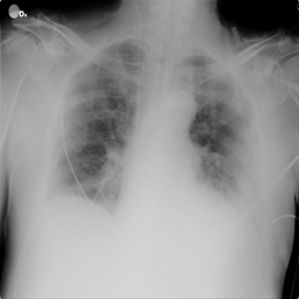
#> input picture streamlit_app/assets/radios/COVID-1.png, 299 x 299 px, found by its file name
$ jupyter execute --allow-errors exploratory_data_analysis.ipynb   (shell and % lines are left out)   (text cells are left out)
#> lines starting #> are read from the running program, lines starting #| are printed output that depends on the picture; pictures that were not available may be replaced by others from this repository, and a replacement may not be noted
[cell 1]
import numpy as np
import pandas as pd

# Gestion des fichiers/images
import os
from PIL import Image, ImageFilter, ImageStat

import matplotlib.pyplot  as plt
from matplotlib import style

[cell 2]
# liste des répertoires qui contiennent les datas
data_dir = {'COVID':  '../data/COVID',
            'Normal': '../data/Normal',
            'Viral Pneumonia': '../data/Viral Pneumonia',
            'Lung Opacity': '../data/Lung_Opacity'}

#> (a cell that did not finish here is left out)

[cell 4]
# Chargement de la première image en exemple
img = Image.open('../data/COVID/images/COVID-1.png')
#> img is the input picture: PIL image 299x299 L; min 0, max 255, mean 145.9

display(img)
print (f"Taille de l'image : {img.size} pixels.")
#| Taille de l'image : (299, 299) pixels.
print(f"Format : {img.format}")
#| Format : PNG
print(f"Mode : {img.mode} (L=8 bits pixels, grayscale)")
#| Mode : L (L=8 bits pixels, grayscale)

[cell 5]
# Liste des fichiers dans un DataFrame
targets    = []
filenames  = []
files      = []
masks      = []
sizes      = []
formats    = []

# Pour chaque répertoire de données
for (target, rep) in data_dir.items():
    # Pour chaque fichier contenu dans le répertoire
    for filename in os.listdir(rep+'/images/'):
        # Teste si le fichier courant est bien un document et non un répertoire
        if os.path.isfile(os.path.join(rep+'/images/', filename)):

            targets.append(target)
            filenames.append(filename[:-4])
            files.append(rep+'/images/' + filename)
            masks.append(rep+'/masks/'  + filename)

            img = Image.open(rep+'/images/' + filename)
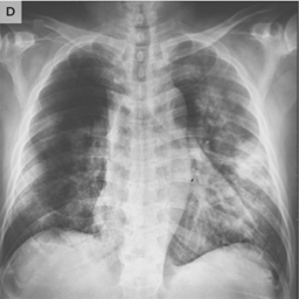
#> input picture streamlit_app/assets/radios/COVID-11.png, 299 x 299 px, given as the content of the folder ../data/COVID/images/, which was not available
#> img is the input picture: PIL image 299x299 L; min 38, max 235, mean 149.8
            sizes.append(img.size)
            formats.append(img.format)

# Charge les données dans un DataFrame
df = pd.DataFrame({'target':targets, 'format':formats, 'size':sizes, 'image_file':files, 'mask_file':masks}, index=filenames)

# Récupère les URL des fichiers métadatas d'origine
#> (the rest of this cell did not finish here and is left out)

[cell 6]
df['target']

[cell 7]
# Streamlit :
# Sauvegarde du Dataframe pour pouvoir le recharger dans le streamlit plus rapidement
df.to_csv('../streamlit_app/assets/metadata.csv')

#> (a cell that did not finish here is left out)

[cell 9]
plt.figure(figsize = (7, 7))

counts=df["target"].value_counts()

plt.pie(x = counts, labels = counts.index,
           colors = ["orange", "red", "green", "blue", "purple"],
           explode = [0,0,0.2,0],
           autopct = lambda x: str(round(x, 2)) + '%',
           pctdistance = 0.7, labeldistance = 1.2,
           shadow = True)
plt.legend();

[cell 10]
import seaborn as sns
sns.set_theme()
plt.figure(figsize=(3,3))
sns.countplot(x=df["format"],color="blue");

[cell 11]
import seaborn as sns
sns.set_theme()
plt.figure(figsize=(3,3))
#> (the rest of this cell did not finish here and is left out)

#> (a cell that did not finish here is left out)

#> (a cell that did not finish here is left out)

#> (a cell that did not finish here is left out)

#> (a cell that did not finish here is left out)

[cell 16]
# Génère une description de l'image
img_mask = Image.open(df.iloc[0]['mask_file'])
display(img_mask)
print (f"Taille de l'image : {img_mask.size} pixels.")
#| Taille de l'image : (299, 299) pixels.
print(f"Format : {img_mask.format}")
#| Format : PNG
print(f"Mode : {img_mask.mode} (RGB=3x8-bit pixels, true color)")
#| Mode : L (RGB=3x8-bit pixels, true color)

# Convertit l'image en niveaux de gris
img_mask = img_mask.convert('L')
teintes = np.unique(img_mask.getdata())
print(f"Nombre couleurs : {len(teintes)}")
print(f"Couleurs : {teintes}")

[cell 17]
# Ouvre et Redimensionne l'image
img = Image.open(df.iloc[0]['image_file'])
img.thumbnail((256,256))
#> img: PIL image 256x256 L

# Créé un nouvelle image en appliquant le masque
img_new = Image.new("RGBA", (256, 256))
#> img_new: PIL image 256x256 RGBA; every value is 0
#> (the rest of this cell did not finish here and is left out)

[cell 18]
filters = {
'Blur': ImageFilter.BLUR,
'Contour': ImageFilter.CONTOUR,
'Detail': ImageFilter.DETAIL,
'Enhance': ImageFilter.EDGE_ENHANCE,
'Enhance_more': ImageFilter.EDGE_ENHANCE_MORE,
'Emboss': ImageFilter.EMBOSS,
'Find_edges': ImageFilter.FIND_EDGES,
'Sharpen': ImageFilter.SHARPEN,
'Smooth': ImageFilter.SMOOTH,}

img = Image.open('../data/COVID/images/COVID-232.png')
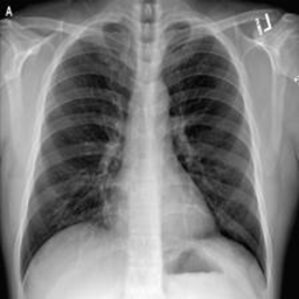
#> input picture streamlit_app/assets/radios/COVID-232.png, 299 x 299 px, given as the content of the folder ../data/COVID/images/, which was not available
#> img is the input picture: PIL image 299x299 L; min 0, max 253, mean 124.5

img_filtrees = {}
for name, filter in filters.items():
    img_filtrees[name] = img.filter(filter)
#> after the loop, img_filtrees = 9 items

nb_rows = int(np.ceil(len(filters) / 3))

plt.figure(figsize=(6, 6))
plt.set_cmap('gray')

idx = 1
for (name, i) in img_filtrees.items():
    plt.subplot(nb_rows, 3, idx, title=name)
    plt.axis('off')
    plt.imshow(np.array(i))
    idx += 1
#> this loop made 9 passes
#> name on passes 1 to 9: 'Blur', 'Contour', 'Detail', 'Enhance', 'Enhance_more', 'Emboss', 'Find_edges', 'Sharpen', 'Smooth'
#> after the loop, idx = 10

[cell 19]
# Sélection de 3 images : une sombre, une équilibrée et une claire
img_sombre  = Image.open('../data/COVID/images/COVID-17.png')
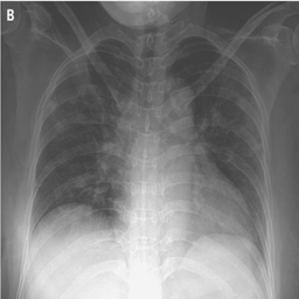
#> input picture streamlit_app/assets/radios/COVID-17.png, 299 x 299 px, given as the content of the folder ../data/COVID/images/, which was not available
#> img_sombre is the input picture: PIL image 299x299 L; min 56, max 253, mean 123.8
img_moyenne = Image.open('../data/COVID/images/COVID-232.png')
img_claire  = Image.open('../data/COVID/images/COVID-195.png')
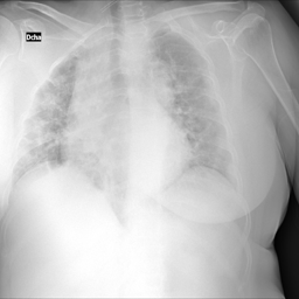
#> input picture streamlit_app/assets/radios/COVID-195.png, 299 x 299 px, given as the content of the folder ../data/COVID/images/, which was not available
#> img_claire is the input picture: PIL image 299x299 L; min 0, max 255, mean 190.9

# Rétablit le style par défaut
style.use('default')

fig = plt.figure()
fig.suptitle('Luminosité des radios')

# Affichage des images
ax = fig.add_subplot(2,3,1, title='Image sombre')
ax.axis('off')
ax.imshow(np.asarray(img_sombre), cmap='gray')

ax = fig.add_subplot(2,3,2, title='Image moyenne')
ax.axis('off')
ax.imshow(np.asarray(img_moyenne), cmap='gray')

ax = fig.add_subplot(2,3,3, title='Image lumineuse')
ax.axis('off')
ax.imshow(np.asarray(img_claire), cmap='gray')

# Affichage des histogrammes de niveaux de gris
ax1 = fig.add_subplot(2,3,4)
ax1.hist(img_sombre.getdata(), bins=64);
ax1.axis(xmin=0, xmax=255)
ax1.tick_params(labelsize='xx-small')
m = np.median(img_sombre.getdata())
#> m = 102
ax1.vlines(m,
          ymin=0,
          ymax=ax1.yaxis.get_data_interval()[1],
          colors='red',
          label='luminosité médiane des pixels')
plt.text(110, 4500, m, fontsize='small', color='red')

ax = fig.add_subplot(2,3,5, yticks=[])
ax.hist(img_moyenne.getdata(), bins=64);
ax.tick_params(labelsize='xx-small')
m = np.median(img_moyenne.getdata())
#> m = 132
ax.vlines(m,
          ymin=0,
          ymax=ax1.yaxis.get_data_interval()[1],
          colors='red')
plt.text(60, 4500, m, fontsize='small', color='red')

ax = fig.add_subplot(2,3,6, yticks=[])
ax.hist(img_claire.getdata(), bins=64);
ax.tick_params(labelsize='xx-small')
m = np.median(img_claire.getdata())
#> m = 197
ax.vlines(m,
          ymin=0,
          ymax=ax1.yaxis.get_data_interval()[1],
          colors='red')
plt.text(120, 4500, m, fontsize='small', color='red')

fig.legend(fontsize='x-small', loc='lower center');
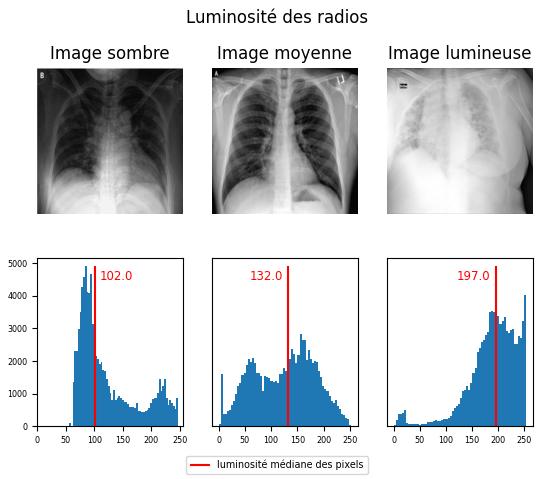
#> figure drawn by matplotlib, 6 panels; panel 4: tallest bar 4912 high, from x = 83.7 to 86.78

[cell 20]
img_contraste_faible = Image.open('../data/COVID/images/COVID-1509.png')
img_contraste_fort   = Image.open('../data/COVID/images/COVID-1533.png')
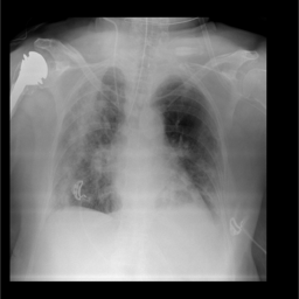
#> input picture streamlit_app/assets/radios/COVID-1210.png, 299 x 299 px, given in place of COVID-1533.png, which was not available
#> img_contraste_fort is the input picture: PIL image 299x299 L; min 0, max 245, mean 106.2

std_faible = round(ImageStat.Stat(img_contraste_faible).stddev[0], 1)
#> std_faible = 46
std_fort   = round(ImageStat.Stat(img_contraste_fort).stddev[0], 1)
#> std_fort = 72.6

plt.figure(figsize=(6,6))

# Affichage des images
plt.subplot(2,2,1, title='Contraste faible')
plt.set_cmap('gray')
plt.imshow(img_contraste_faible)
plt.axis('off')
plt.text(51,281, f"Ecart-type:{std_faible}", color='black', fontsize='x-large')
plt.text(50,280, f"Ecart-type:{std_faible}", color='white', fontsize='x-large')

plt.subplot(2,2,2, title='Contraste fort')
plt.set_cmap('gray')
plt.imshow(img_contraste_fort)
plt.axis('off')
plt.text(51,281, f"Ecart-type:{std_fort}", color='black', fontsize='x-large')
plt.text(50,280, f"Ecart-type:{std_fort}", color='white', fontsize='x-large')

# Affichage de la distribution des couleurs
plt.subplot(2,2,3)
plt.hist(img_contraste_faible.getdata(), bins=64)
plt.tick_params(labelsize='xx-small')
plt.arrow(50, 2000, 80, 0, width=0.5, color='red')
plt.annotate('La distribution\n des couleurs\n est faible', (90, 2000),
             color='red',
             xytext=(90, 3000),
             fontsize='small',
             horizontalalignment='center',
             backgroundcolor=(0.9, 0.9, 0.9, 0.8))

plt.subplot(2,2,4)
plt.hist(img_contraste_fort.getdata(), bins=64)
plt.tick_params(labelsize='xx-small')
plt.arrow(20, 500, 220, 0, width=0.5, color='red')
plt.annotate('La distribution des couleurs\n est large', (125, 500),
             color='red',
             xytext=(125, 750),
             fontsize='small',
             horizontalalignment='center',
             backgroundcolor=(0.9, 0.9, 0.9, 0.8))

plt.show()
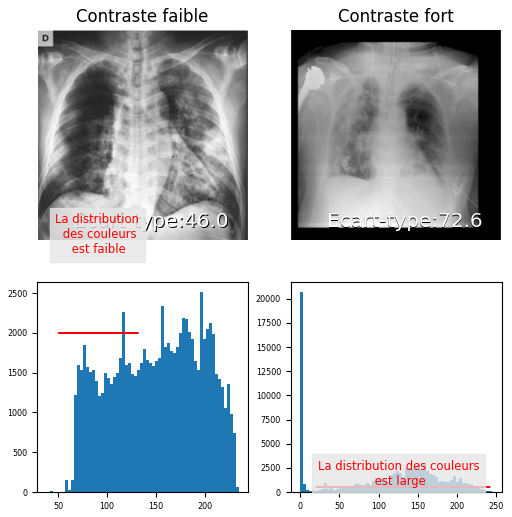
#> figure drawn by matplotlib, 4 panels; panel 3: tallest bar 2515 high, from x = 195 to 198.1; panel 4: tallest bar 20690 high, from x = 0 to 3.83

[cell 21]
img = Image.open('../data/COVID/images/COVID-361.png')

# Affichage de l'image de référence
plt.subplot(2,3,1, title='Image nette')
plt.set_cmap('gray')
plt.axis('off')
plt.imshow(img)

# Affichage des contours
edges = img.filter(ImageFilter.CONTOUR)
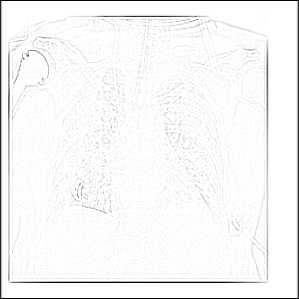
#> edges: PIL image 299x299 L; min 0, max 255, mean 246.2
plt.subplot(2,3,4)
plt.axis('off')
plt.imshow(edges)

# Affichage de la variance calculée sur les contours
nettete = round(np.var(edges.getdata()), 1)
#> nettete = 1051.8
plt.text(s=f"Variance : {nettete}", y=270, x=150, fontsize='medium', horizontalalignment='center')


# Affichage de l'image floue
plt.subplot(2,3,2, title='Image floue')
img_g2 = img.filter(ImageFilter.GaussianBlur(2))
plt.axis('off')
plt.imshow((img_g2))

# Affichage des contours
edges = img_g2.filter(ImageFilter.CONTOUR)
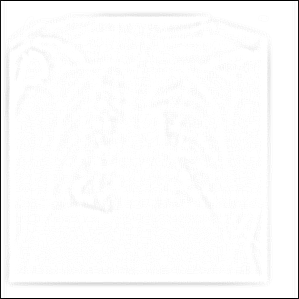
#> edges: PIL image 299x299 L; min 0, max 255, mean 250
plt.subplot(2,3,5)
plt.axis('off')
plt.imshow(edges)

# Affichage de la variance calculée sur les contours
nettete = round(np.var(edges.getdata()), 1)
#> nettete = 802.8
plt.text(s=f"Variance : {nettete}", y=270, x=150, fontsize='medium', horizontalalignment='center')


# Affichage de l'image encore plus floue
plt.subplot(2,3,3, title='Image plus floue')
img_g4 = img.filter(ImageFilter.GaussianBlur(4))
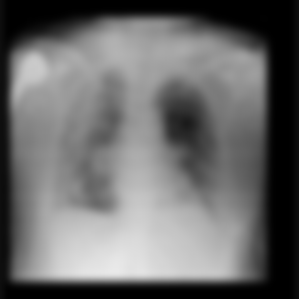
#> img_g4: PIL image 299x299 L; min 0, max 233, mean 106.4
plt.axis('off')
plt.imshow(np.asarray(img_g4))

# Affichage des contours
edges = img_g4.filter(ImageFilter.CONTOUR)
plt.subplot(2,3,6)
plt.axis('off')
plt.imshow(edges)

# Affichage de la variance calculée sur les contours
nettete = round(np.var(edges.getdata()), 1)
#> nettete = 805.9
plt.text(s=f"Variance : {nettete}", y=270, x=150, fontsize='medium', horizontalalignment='center');
